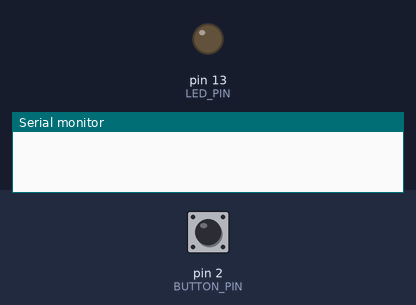
A sketch run on a simulated Arduino Uno, built with avr-gcc and run on an emulated ATmega328P. On the bench: output pins drawn as LEDs (lit = HIGH), the last lines printed to the serial monitor. Inputs (shaded band) come from the test bench; at power-on: pin 2 (BUTTON_PIN) HIGH.

Above: at 1.2 s.
1.3 s: pin 2 (BUTTON_PIN) pulled LOW for 0.15 s
At 1.8 s:
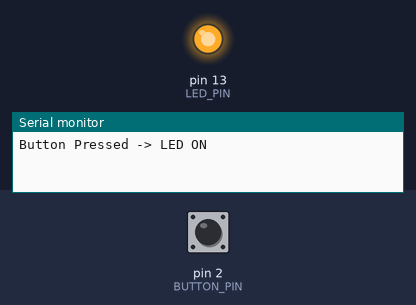
2.9 s: pin 2 (BUTTON_PIN) pulled LOW for 1 s
At 4.2 s:
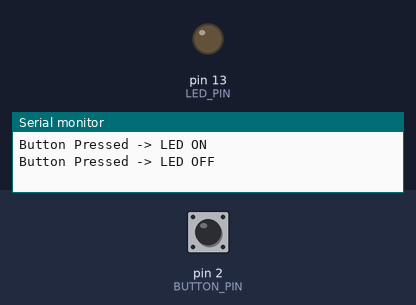
5.4 s: pin 2 (BUTTON_PIN) pulled LOW for 3.2 s
At 6.2 s:
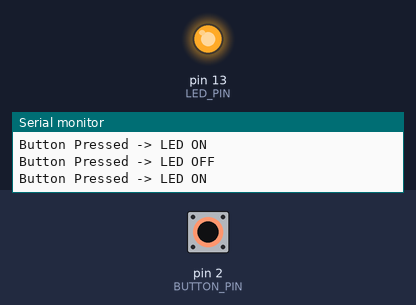
Timing chart, 0 to 8.4 s (numbered marks = the images above; inputs shaded):
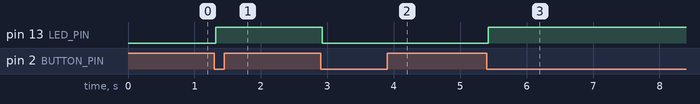

Measured:
- after the input at 1.3 s, pin 13 (LED_PIN): LOW → HIGH at once
- after the input at 2.9 s, pin 13 (LED_PIN): HIGH → LOW at once
- after the input at 5.4 s, pin 13 (LED_PIN): LOW → HIGH at once

The sketch:

Button_LED.ino
```cpp
const int LED_PIN = 13;
const int BUTTON_PIN = 2;

int lastButtonState = HIGH;   // 풀업이라 평소 상태가 HIGH
bool ledState = false;

void setup() {
  pinMode(LED_PIN, OUTPUT);
  pinMode(BUTTON_PIN, INPUT_PULLUP);  // 내부 풀업 사용
  Serial.begin(9600);
}

void loop() {
  int buttonState = digitalRead(BUTTON_PIN);

  // 풀업이라 눌렸을 때 LOW. 이전엔 HIGH, 지금 LOW인 순간만 반응
  if (buttonState == LOW && lastButtonState == HIGH) {
    delay(20);
    ledState = !ledState;
    digitalWrite(LED_PIN, ledState ? HIGH : LOW);
    Serial.println(ledState ? "Button Pressed -> LED ON" : "Button Pressed -> LED OFF");
  }

  lastButtonState = buttonState;
  delay(20);
}
```
